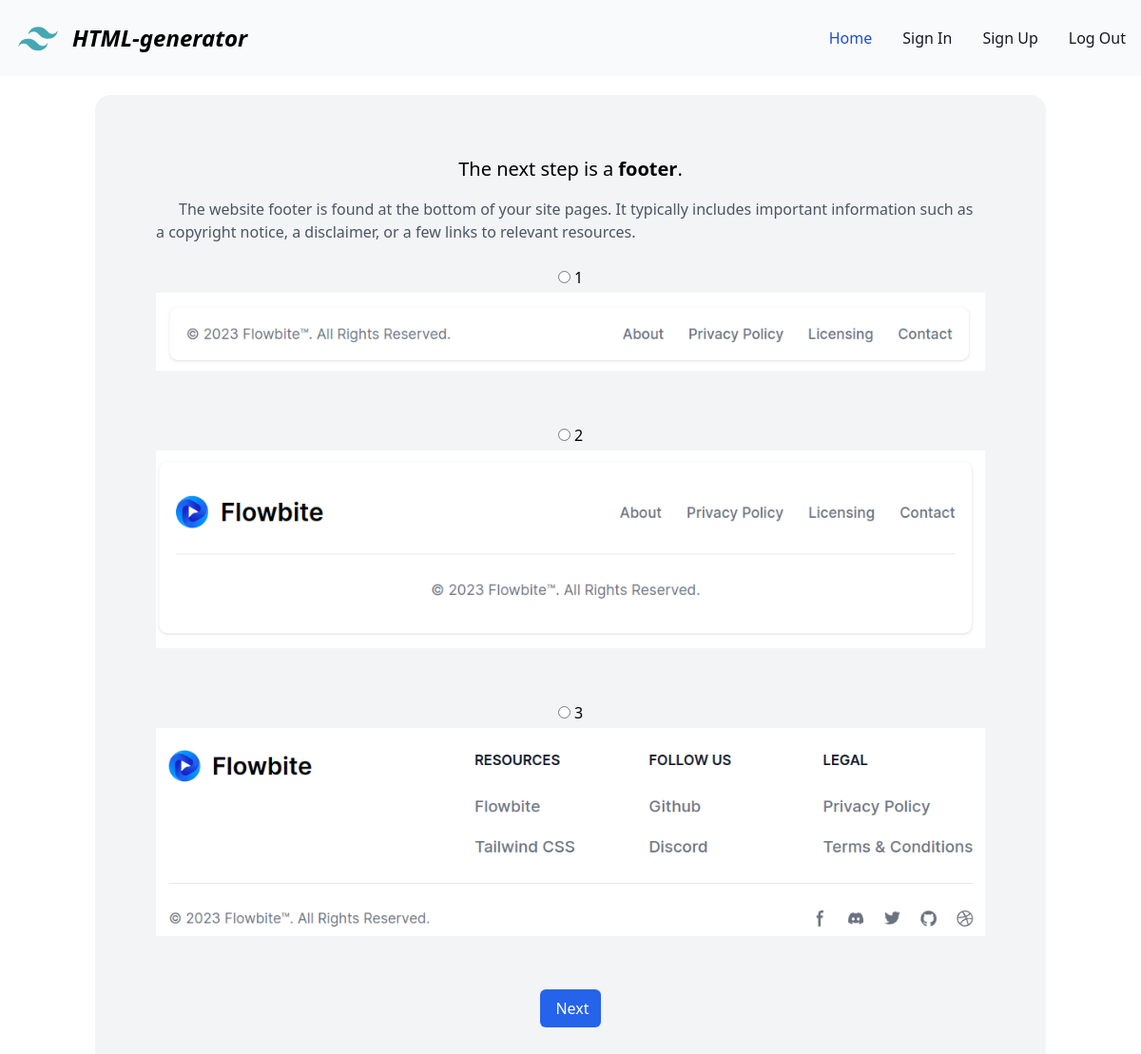
Screenshot of /process/8/ (signed in) with the database file from the repository.
### core/models.py (models this page shows, shortened)
class Footer(models.Model):
    name = models.CharField(max_length=100)
    image = models.ImageField(upload_to='footer_images')
    html = models.FileField(upload_to='footer_html')
    @classmethod
    def get_description(cls):
        return ('The website footer is found at the bottom of your site pages. It typically includes important '
                'information such as a copyright notice, a disclaimer, or a few links to relevant resources.')

### core/views.py (the view, shortened to what this page needs)
# urls.py: path('process/<int:result_id>/', views.Process.as_view(), name='process'),
class Process(View):
    def get(self, request, result_id):
        try:
            result = Result.objects.get(id=result_id)
            if result.user != request.user:
                raise Http404
        except:
            raise Http404
        components = ['header', 'footer']
        for component_name in components:
            component = getattr(result, component_name)
            if not component:
                component_model = apps.get_model('core', component_name)
                component_objects_list = component_model.objects.all()
                component_description = component_model.get_description()
                return render(request, 'core/process.html', {'component_name': component_name,
                                                             'component_objects_list': component_objects_list,
                                                             'component_description': component_description})

### core/templates/core/process.html (shortened to what this page needs)
{% extends 'core/base.html' %}
{% load static %}
{% block content %}
<main class="grow flex justify-center ">
    <div class="p-16 w-10/12 flex flex-col items-center mt-5 bg-gray-100 rounded-2xl">
        {% if component_name == 'Name' %}
            <form action="" method="POST">
                {% csrf_token %}
                <input type="hidden" name="component_name" value="name">
                <div class="flex items-center justify-center pb-4 text-xl">Choose name for your project</div>
                <div>
                    <label class="pr-4" for="name_field">Project name</label>
                    <input id="name_field" type="text" name="value">
                </div>
                <div class="flex items-center justify-center pt-7">
                    <button class="mt-5 flex items-center px-3 py-2 bg-blue-600 hover:bg-blue-800 text-white rounded-md " type="submit">
                        <i class="uil-comment-slash mr-1"></i>
                            Next
                    </button>
                </div>
            </form>
        {% else %}
            <div class="pb-4 text-xl">The next step is a <span class="font-semibold">{{component_name}}</span>.</div>
            <div class="pb-6 text-gray-600 indent-6">{{component_description}}</div>
            <form action="" method="POST">
                <div class="">
                    <fieldset>
                        {% for component in component_objects_list %}
                            <div class="flex flex-col items-center justify-center pb-14">
                                <div class="mb-1">
                                    <input type="radio" id="{{component.id}}" name="value" value="{{component.id}}" />
                                    <label for="{{component.id}}">{{component.name}}</label>
                                </div>
                                <div>
                                    <img src="{{component.image.url}}" alt="" align="center" class="">
                                </div>
                            </div>
                        {% endfor %}
                    </fieldset>
                </div>
                <div class="flex flex-col justify-center items-center">
                    <button class=" flex items-center justify-center px-3 py-2 bg-blue-600 hover:bg-blue-800 text-white rounded-md " type="submit">
                            Next
                    </button>
                </div>
            </form>
        {% endif%}
    </div>
</main>
{% endblock content %}

### core/templates/core/base.html (shortened to what this page needs)
{% load static %}
<!doctype html>
<html lang="en">
  <head>
    <script src="https://cdn.tailwindcss.com"></script>
  </head>
  <body class="">
    {% include 'core/include/header.html' %}
    <div class="flex flex-col min-h-screen ">
        {% block content %}
        {% endblock content %}
    </div>
  </body>
</html>

### core/templates/core/include/header.html (shortened to what this page needs)
{% load static %}
<header class="">
    <nav class="border-gray-200 bg-gray-50 dark:bg-gray-800 dark:border-gray-700">
      <div class="max-w-screen-xl flex flex-wrap items-center justify-between mx-auto p-4">
        <div class="flex items-center space-x-3 rtl:space-x-reverse">
            <img src="{% static 'img/tailwind.svg' %}" class="h-12" alt="Tailwind" />
            <a href="/"><span class="italic self-center text-2xl font-semibold whitespace-nowrap dark:text-white">HTML-generator</span></a>
        </div>
        <div class="hidden w-full md:block md:w-auto" id="navbar-solid-bg">
          <ul class="flex flex-col font-medium mt-4 rounded-lg bg-gray-50 md:space-x-8 rtl:space-x-reverse md:flex-row md:mt-0 md:border-0 md:bg-transparent dark:bg-gray-800 md:dark:bg-transparent dark:border-gray-700">
            <li>
              <a href="#" class="block py-2 px-3 md:p-0 text-white bg-blue-700 rounded md:bg-transparent md:text-blue-700 md:dark:text-blue-500 dark:bg-blue-600 md:dark:bg-transparent" aria-current="page">Home</a>
            </li>
            <li>
              <a href="#" class="block py-2 px-3 md:p-0 text-gray-900 rounded hover:bg-gray-100 md:hover:bg-transparent md:border-0 md:hover:text-blue-700 dark:text-white md:dark:hover:text-blue-500 dark:hover:bg-gray-700 dark:hover:text-white md:dark:hover:bg-transparent">Sign In</a>
            </li>
            <li>
              <a href="#" class="block py-2 px-3 md:p-0 text-gray-900 rounded hover:bg-gray-100 md:hover:bg-transparent md:border-0 md:hover:text-blue-700 dark:text-white md:dark:hover:text-blue-500 dark:hover:bg-gray-700 dark:hover:text-white md:dark:hover:bg-transparent">Sign Up</a>
            </li>
            <li>
              <a href="#" class="block py-2 px-3 md:p-0 text-gray-900 rounded hover:bg-gray-100 md:hover:bg-transparent md:border-0 md:hover:text-blue-700 dark:text-white md:dark:hover:text-blue-500 dark:hover:bg-gray-700 dark:hover:text-white md:dark:hover:bg-transparent">Log Out</a>
            </li>
          </ul>
        </div>
      </div>
    </nav>
</header>

### core/templates/core/include/footer.html (shortened to what this page needs)
{% load static %}

### rows the page displays
Footer: name "1", image (picture)
Footer: name "2", image (picture)
Footer: name "3", image (picture)

### other values shown
{{ component_name }} "footer"
{{ component_description }} "The website footer is found at the bottom of your site pages. It typically includes important information such as a copyright notice, a disclaimer, or a few links to relevant resources."
